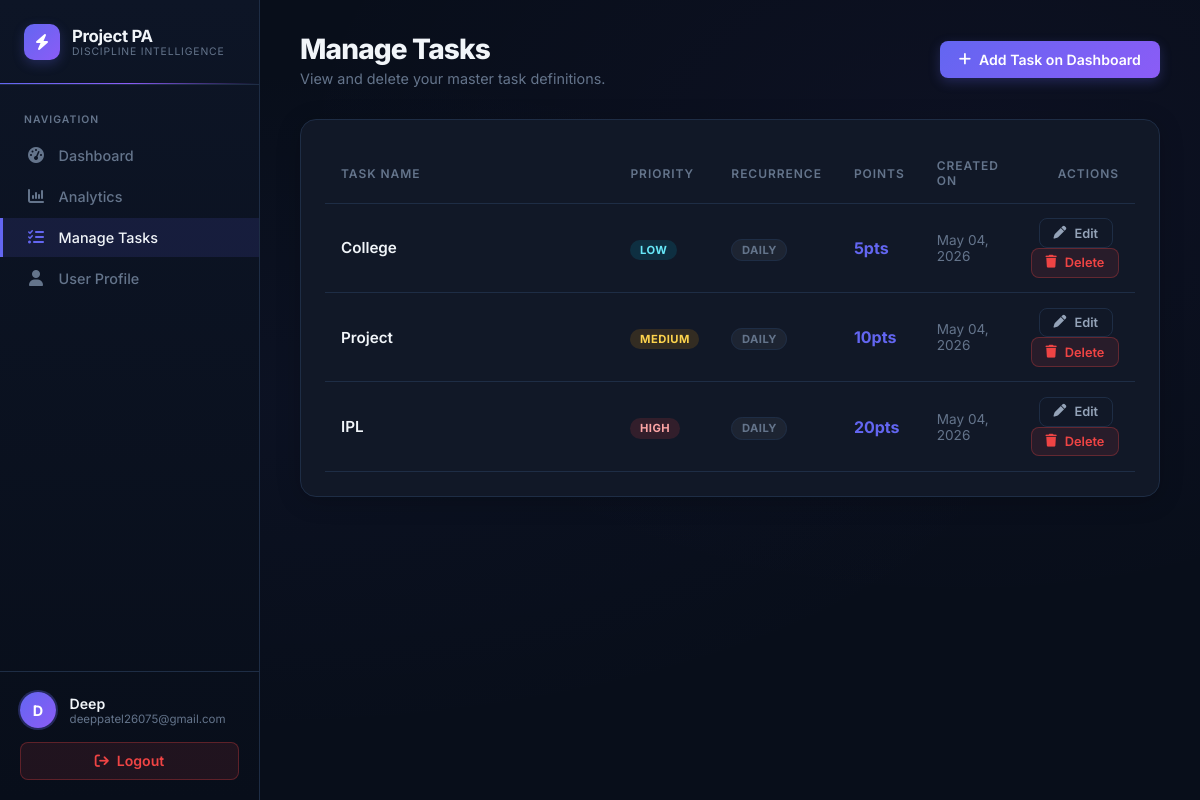
The app's page /manage (signed in), older data.
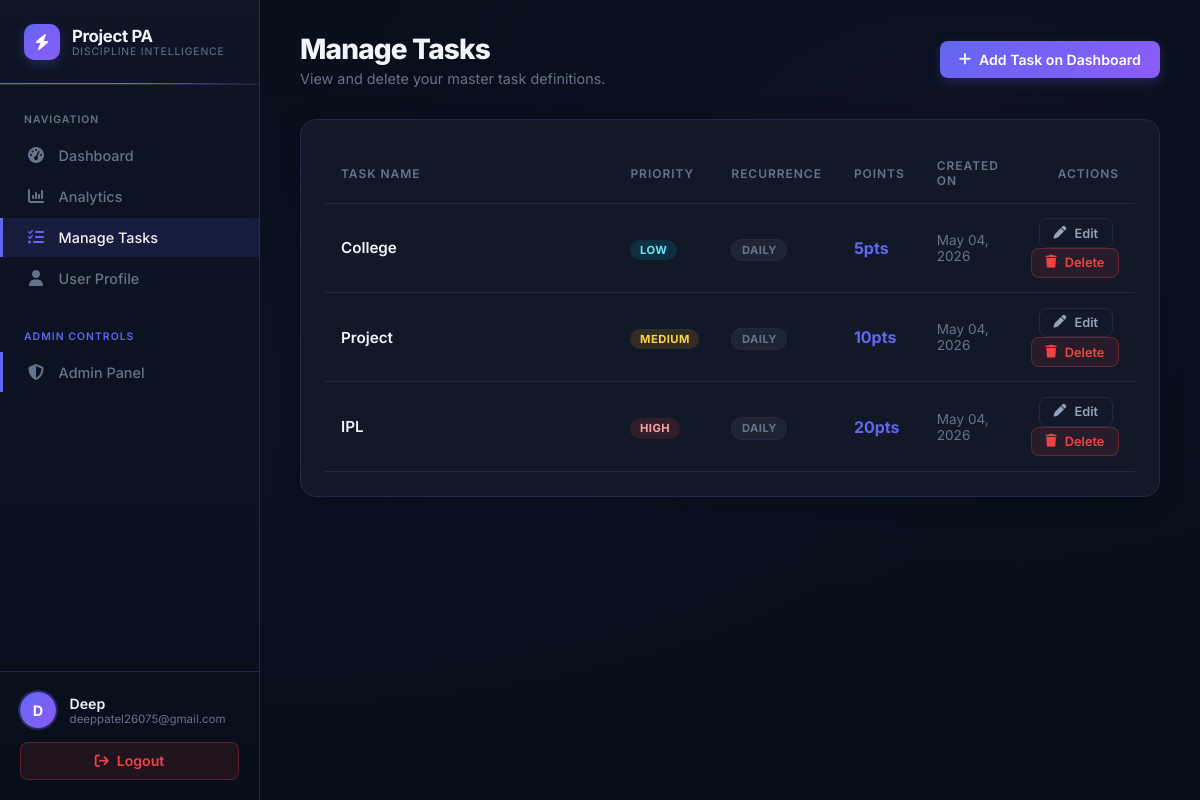
The same page, newer data.
### routes/dashboard_routes.py (the view)
@dashboard_bp.route("/manage")
@login_required
def manage():
    tasks = (
        Task.query.filter_by(user_id=current_user.id)
        .order_by(Task.date_created.desc())
        .all()
    )
    return render_template("manage.html", tasks=tasks)

### models/task.py (called while the page is built)
    @property
    def point_value(self) -> int:
        return {"High": 20, "Medium": 10, "Low": 5}.get(self.priority, 0)

### templates/manage.html (shortened to what this page needs)
{% extends "base.html" %}
{% block content %}
<div class="page-header animate-fade-in">
    <div>
        <h1 class="page-title">Manage Tasks</h1>
        <p class="page-subtitle">View and delete your master task definitions.</p>
    </div>
    <a href="{{ url_for('dashboard.index') }}" class="btn btn-primary">
        <i class="fa-solid fa-plus"></i> Add Task on Dashboard
    </a>
</div>
<div class="card animate-fade-in d1">
    <div class="table-container">
        <table>
            <thead>
                <tr>
                    <th>Task Name</th>
                    <th>Priority</th>
                    <th>Recurrence</th>
                    <th>Points</th>
                    <th>Created On</th>
                    <th style="text-align:right;">Actions</th>
                </tr>
            </thead>
            <tbody>
                {% for task in tasks %}
                <tr>
                    <td style="font-weight:600; width: 40%;">
                        <div class="task-title-container" id="title-container-{{ task.id }}">
                            <div class="task-title" id="title-display-{{ task.id }}" ondblclick="enableEdit('{{ task.id }}')" title="Double click to edit" style="cursor: default; user-select: none;">
                                {{ task.title }}
                            </div>
                        </div>
                    </td>
                    <td><span class="badge badge-{{ task.priority|lower }}">{{ task.priority }}</span></td>
                    <td><span class="badge badge-recurrence">{{ task.recurrence_type|title }}</span></td>
                    <td style="font-weight:700; color:var(--primary);">{{ task.point_value }}pts</td>
                    <td style="color:var(--text-muted); font-size:0.85rem;">{{ task.date_created.strftime('%b %d, %Y') }}</td>
                    <td style="text-align:right;">
                        <button type="button" class="btn btn-secondary" style="padding:0.4rem 0.85rem; font-size:0.8rem; margin-right: 0.4rem;" onclick="enableEdit('{{ task.id }}')">
                            <i class="fa-solid fa-pen"></i> Edit
                        </button>
                        <a href="{{ url_for('dashboard.delete_task', task_id=task.id) }}" class="btn btn-danger" style="padding:0.4rem 0.85rem; font-size:0.8rem;" onclick="return confirm('Delete this task and all its history forever?')">
                            <i class="fa-solid fa-trash"></i> Delete
                        </a>
                    </td>
                </tr>
                {% endfor %}
            </tbody>
        </table>
    </div>
</div>
{% endblock %}

### templates/base.html (shortened to what this page needs)
<!DOCTYPE html>
<html lang="en">
<head>
    <link rel="stylesheet" href="https://cdnjs.cloudflare.com/ajax/libs/font-awesome/6.4.0/css/all.min.css">
    <link rel="stylesheet" href="{{ url_for('static', filename='css/style.css') }}">
</head>
<body>
{% if current_user.is_authenticated %}
<aside class="sidebar">
    <a href="{{ url_for('dashboard.index') }}" class="sidebar-header" style="text-decoration:none;">
        <div class="sidebar-logo-icon"><i class="fa-solid fa-bolt"></i></div>
        <div class="sidebar-logo-text">
            <div class="brand-name">Project PA</div>
            <div class="brand-sub">Discipline Intelligence</div>
        </div>
    </a>
    <nav class="sidebar-menu">
        <div class="menu-section-label">Navigation</div>
        <a href="{{ url_for('dashboard.index') }}" class="menu-item {% if request.endpoint == 'dashboard.index' %}active{% endif %}">
            <i class="fa-solid fa-gauge-high"></i> Dashboard
        </a>
        <a href="{{ url_for('dashboard.analytics') }}" class="menu-item {% if request.endpoint == 'dashboard.analytics' %}active{% endif %}">
            <i class="fa-solid fa-chart-column"></i> Analytics
        </a>
        <a href="{{ url_for('dashboard.manage') }}" class="menu-item {% if request.endpoint == 'dashboard.manage' %}active{% endif %}">
            <i class="fa-solid fa-list-check"></i> Manage Tasks
        </a>
        <a href="{{ url_for('dashboard.profile') }}" class="menu-item {% if request.endpoint == 'dashboard.profile' %}active{% endif %}">
            <i class="fa-solid fa-user"></i> User Profile
        </a>
        {% if current_user.role == 'admin' %}
        <div class="menu-section-label" style="margin-top: 1.5rem; color: var(--primary);">Admin Controls</div>
        <a href="{{ url_for('admin.users') }}" class="menu-item {% if 'admin' in request.endpoint %}active{% endif %}" style="border-left: 3px solid var(--primary); background: rgba(var(--primary-rgb), 0.1);">
            <i class="fa-solid fa-shield-halved"></i> Admin Panel
        </a>
        {% endif %}
    </nav>
    <div class="sidebar-footer">
        <div class="user-info">
            <div class="user-avatar">{{ current_user.name[0]|upper }}</div>
            <div>
                <div class="user-name">{{ current_user.name }}</div>
                <div class="user-email">{{ current_user.email }}</div>
            </div>
        </div>
        <a href="{{ url_for('auth.logout') }}" class="btn btn-danger" style="width:100%; justify-content:center;">
            <i class="fa-solid fa-arrow-right-from-bracket"></i> Logout
        </a>
    </div>
</aside>
<main class="main-content">
    {% block content %}{% endblock %}
</main>
{% endif %}
</body>
</html>

Row changes from the older to the newer data that the page shows:
changed User "Deep": role "user" → "admin" (drawn)
Text that changed along with them:
text now shown: "ADMIN CONTROLS Admin Panel"
